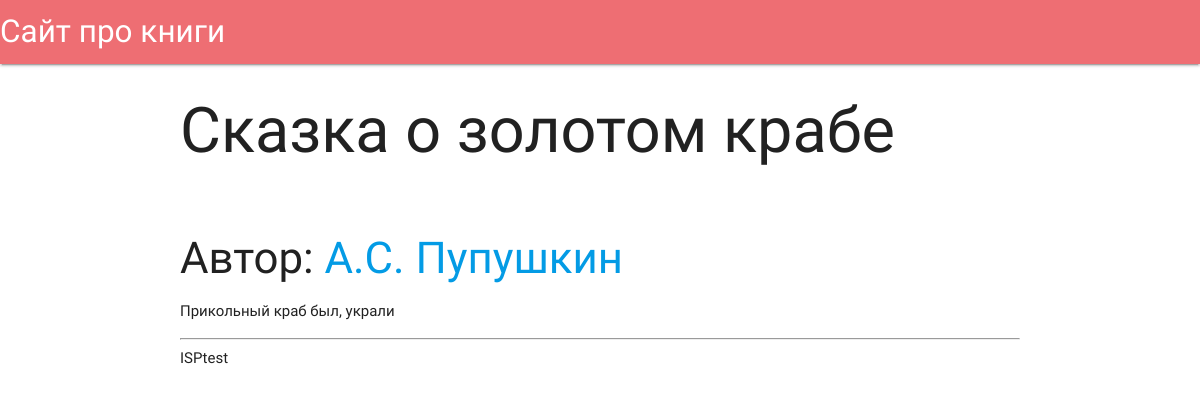
The page /books/6/ on the database its author committed.
### books/models.py (models this page shows, shortened)
class Book(models.Model):
    author = models.ForeignKey(Author, on_delete=models.CASCADE)
    name = models.CharField(max_length=127)
    description = models.CharField(max_length=1023)

class Author(models.Model):
    name = models.CharField(max_length=127)

### books/views.py (the view)
# urls.py: url(r'^(?P<b_id>[0-9]+)/$', views.book_detail, name='book_detail'),
def book_detail(request, b_id):
    book = get_object_or_404(Book, id=b_id)
    context = {'book': book, }
    return render(request, 'books/book_detail.html', context)

### templates/books/book_detail.html
{% extends 'books/base.html' %}
{% block content %}
<h1>{{ book.name }}</h1><br>
<h3>Автор: <a href="{% url 'author_detail' book.author.id %}">{{ book.author.name }}</a></h3>
<p>{{ book.description }}</p>
{% endblock %}

### books/static/mycss.css (style rules this page uses)
html, body { height: 100%; }

### rows shown on the page
Book: name "Сказка о золотом крабе", author.name "А.С. Пупушкин", description "Прикольный краб был, украли"
